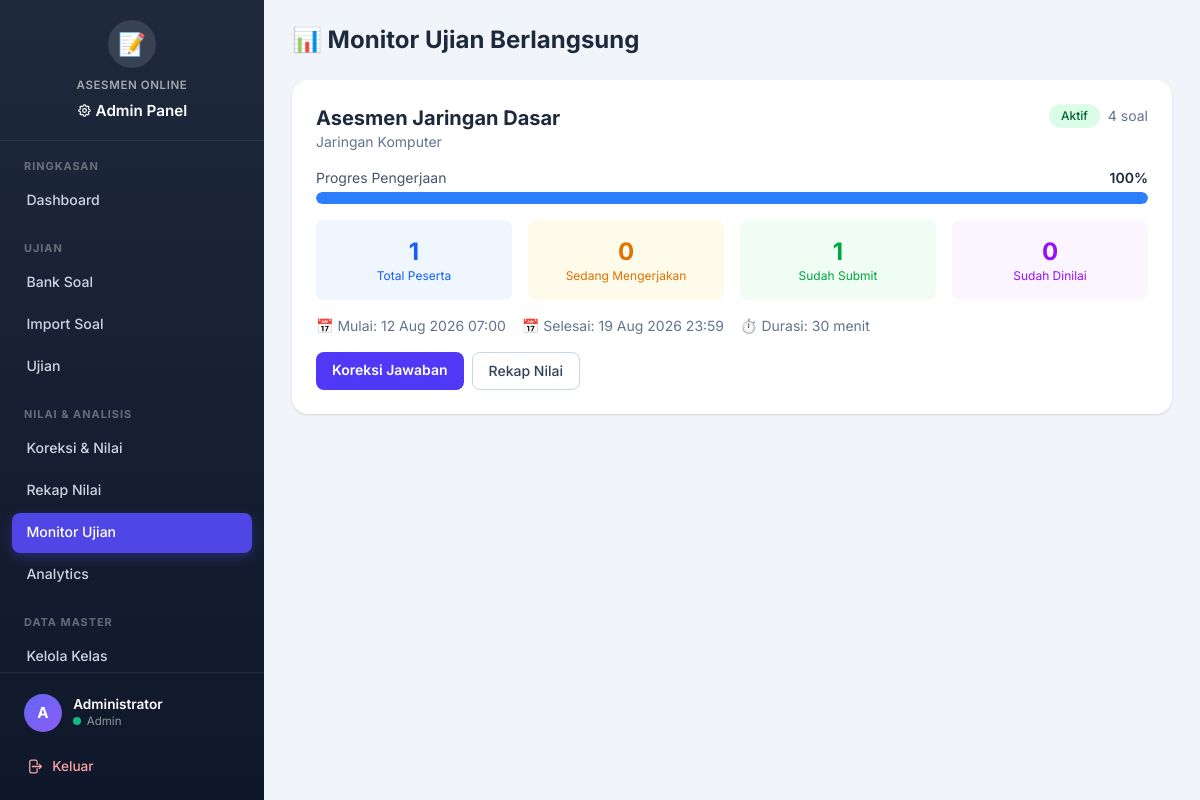
/admin/monitor_ujian.php (signed in), run on the app's committed database.
### tables this page shows
CREATE TABLE IF NOT EXISTS ujian (
  id INT AUTO_INCREMENT PRIMARY KEY,
  judul VARCHAR(150) NOT NULL,
  mata_pelajaran VARCHAR(100) NULL,
  deskripsi TEXT NULL,
  tanggal_mulai DATETIME NULL,
  tanggal_selesai DATETIME NULL,
  durasi_menit INT NOT NULL DEFAULT 60,
  status ENUM('draft','aktif','selesai') NOT NULL DEFAULT 'draft',
  acak_soal TINYINT(1) NOT NULL DEFAULT 0,
  tampilkan_hasil TINYINT(1) NOT NULL DEFAULT 1,
  created_by INT NULL,
  created_at TIMESTAMP DEFAULT CURRENT_TIMESTAMP,
  updated_at TIMESTAMP DEFAULT CURRENT_TIMESTAMP ON UPDATE CURRENT_TIMESTAMP,
  CONSTRAINT fk_ujian_admin FOREIGN KEY (created_by) REFERENCES admin_users(id) ON DELETE SET NULL,
  KEY idx_ujian_status (status)
);

### core/functions.php (called while the page is built, shortened)
<?php
function e($value) {
    return htmlspecialchars((string)$value, ENT_QUOTES, 'UTF-8');
}

### admin/monitor_ujian.php (the view, shortened to what this page needs)
<?php
$conn = db();
$ujian_list = $conn->query("
    SELECT u.*,
        (SELECT COUNT(*) FROM sesi_ujian WHERE id_ujian = u.id AND status = 'berlangsung') AS sedang_berlangsung,
        (SELECT COUNT(*) FROM sesi_ujian WHERE id_ujian = u.id AND status = 'submitted') AS sudah_submit,
        (SELECT COUNT(*) FROM sesi_ujian WHERE id_ujian = u.id AND status = 'dinilai') AS sudah_dinilai,
        (SELECT COUNT(*) FROM ujian_soal WHERE id_ujian = u.id) AS jml_soal
    FROM ujian u
    WHERE u.status = 'aktif'
    ORDER BY u.tanggal_mulai DESC
")->fetch_all(MYSQLI_ASSOC);
require __DIR__ . '/../views/layout_admin_top.php';
?>
<h1 class="mb-6 text-2xl font-bold text-slate-800">📊 Monitor Ujian Berlangsung</h1>
<?php if (empty($ujian_list)): ?>
  <div class="rounded-2xl border border-dashed border-slate-300 bg-white p-8 text-center text-slate-400">
    Tidak ada ujian yang sedang berlangsung.
  </div>
<?php else: ?>
  <div class="space-y-6">
    <?php foreach ($ujian_list as $u): ?>
      <?php
      $total_peserta = $u['sedang_berlangsung'] + $u['sudah_submit'] + $u['sudah_dinilai'];
      $persen_selesai = $total_peserta > 0 ? round(($u['sudah_submit'] + $u['sudah_dinilai']) / $total_peserta * 100) : 0;
      ?>
      <div class="rounded-2xl bg-white p-6 shadow">
        <div class="mb-4 flex items-start justify-between">
          <div>
            <h2 class="text-xl font-bold text-slate-800"><?= e($u['judul']) ?></h2>
            <p class="text-sm text-slate-500"><?= e($u['mata_pelajaran'] ?? 'Umum') ?></p>
          </div>
          <div class="flex items-center gap-2">
            <span class="inline-flex rounded-full bg-green-100 px-3 py-1 text-xs font-medium text-green-800">Aktif</span>
            <span class="text-sm text-slate-500"><?= (int)$u['jml_soal'] ?> soal</span>
          </div>
        </div>
        <div class="mb-4">
          <div class="mb-1 flex items-center justify-between text-sm">
            <span class="text-slate-600">Progres Pengerjaan</span>
            <span class="font-semibold text-slate-800"><?= $persen_selesai ?>%</span>
          </div>
          <div class="h-3 w-full overflow-hidden rounded-full bg-slate-200">
            <div class="h-full rounded-full bg-blue-500 transition-all duration-500" style="width: <?= $persen_selesai ?>%"></div>
          </div>
        </div>
        <div class="grid grid-cols-4 gap-4">
          <div class="rounded-lg bg-blue-50 p-4 text-center">
            <div class="text-2xl font-bold text-blue-600"><?= $total_peserta ?></div>
            <div class="text-xs text-blue-600">Total Peserta</div>
          </div>
          <div class="rounded-lg bg-amber-50 p-4 text-center">
            <div class="text-2xl font-bold text-amber-600"><?= (int)$u['sedang_berlangsung'] ?></div>
            <div class="text-xs text-amber-600">Sedang Mengerjakan</div>
          </div>
          <div class="rounded-lg bg-green-50 p-4 text-center">
            <div class="text-2xl font-bold text-green-600"><?= (int)$u['sudah_submit'] ?></div>
            <div class="text-xs text-green-600">Sudah Submit</div>
          </div>
          <div class="rounded-lg bg-purple-50 p-4 text-center">
            <div class="text-2xl font-bold text-purple-600"><?= (int)$u['sudah_dinilai'] ?></div>
            <div class="text-xs text-purple-600">Sudah Dinilai</div>
          </div>
        </div>
        <div class="mt-4 flex flex-wrap gap-4 text-sm text-slate-500">
          <span>📅 Mulai: <?= $u['tanggal_mulai'] ? (new DateTime($u['tanggal_mulai']))->format('d M Y H:i') : '-' ?></span>
          <span>📅 Selesai: <?= $u['tanggal_selesai'] ? (new DateTime($u['tanggal_selesai']))->format('d M Y H:i') : '-' ?></span>
          <span>⏱️ Durasi: <?= (int)$u['durasi_menit'] ?> menit</span>
        </div>
        <div class="mt-4 flex gap-2">
          <a href="/admin/koreksi/index.php?ujian=<?= $u['id'] ?>" class="rounded-lg bg-indigo-600 px-4 py-2 text-sm font-semibold text-white hover:bg-indigo-700">
            Koreksi Jawaban
          </a>
          <a href="/admin/rekap_nilai.php?ujian=<?= $u['id'] ?>" class="rounded-lg border border-slate-300 bg-white px-4 py-2 text-sm font-medium text-slate-700 hover:bg-slate-50">
            Rekap Nilai
          </a>
        </div>
      </div>
    <?php endforeach; ?>
  </div>
<?php endif; ?>
<?php require __DIR__ . '/../views/layout_admin_bottom.php'; ?>

### assets/css/theme.css (style rules this page uses)
:root { --primary: #4f46e5; --primary-hover: #4338ca; --primary-light: #eef2ff; --secondary: #64748b; --success: #10b981; --success-light: #d1fae5; --warning: #f59e0b; --warning-light: #fef3c7; --danger: #ef4444; --danger-light: #fee2e2; --info: #3b82f6; --info-light: #dbeafe; --dark: #1e293b; --light: #f8fafc; --border: #e2e8f0; --sidebar-width: 264px; --sidebar-bg: linear-gradient(180deg, #1e293b 0%, #0f172a 100%); --card-shadow: 0 1px 3px rgba(0,0,0,0.06), 0 1px 2px rgba(0,0,0,0.04); --card-hover-shadow: 0 10px 25px rgba(0,0,0,0.10); --radius: 12px; --radius-sm: 8px; --font: 'Inter', system-ui, -apple-system, sans-serif; --transition: 0.2s ease; }
* { font-family: var(--font); }
body { font-size: 16px; line-height: 1.6; }

### data on the page
ujian: judul "Asesmen Jaringan Dasar", mata_pelajaran "Jaringan Komputer", jml_soal "4", persen_selesai "100", total_peserta "1", sedang_berlangsung "0", sudah_submit "1", sudah_dinilai "0", tanggal_mulai "12 Aug 2026 07:00", tanggal_selesai "19 Aug 2026 23:59", durasi_menit "30"

### other printed values
$section['label'] "RINGKASAN"
$item['label'] "Dashboard"
$section['label'] "UJIAN"
$item['label'] "Bank Soal"
$item['label'] "Import Soal"
$item['label'] "Ujian"
$section['label'] "NILAI & ANALISIS"
$item['label'] "Koreksi & Nilai"
$item['label'] "Rekap Nilai"
$item['label'] "Monitor Ujian"
$item['label'] "Analytics"
$section['label'] "DATA MASTER"
$item['label'] "Kelola Kelas"
$admin_avatar "A"
$admin_nama "Administrator"
